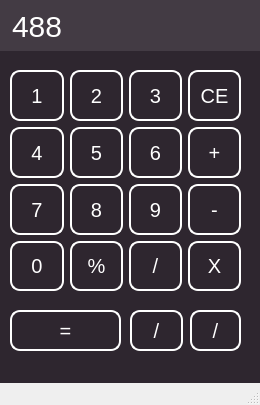
<?xml version="1.0" encoding="UTF-8"?>
<ui version="4.0">
 <class>MainWindow</class>
 <widget class="QMainWindow" name="MainWindow">
  <property name="geometry">
   <rect>
    <x>0</x>
    <y>0</y>
    <width>260</width>
    <height>405</height>
   </rect>
  </property>
  <property name="minimumSize">
   <size>
    <width>260</width>
    <height>405</height>
   </size>
  </property>
  <property name="maximumSize">
   <size>
    <width>260</width>
    <height>405</height>
   </size>
  </property>
  <property name="windowTitle">
   <string>MainWindow</string>
  </property>
  <property name="styleSheet">
   <string notr="true">#centralwidget{
background:#2e262f;
}</string>
  </property>
  <widget class="QWidget" name="centralwidget">
   <widget class="QLineEdit" name="Dis">
    <property name="geometry">
     <rect>
      <x>0</x>
      <y>0</y>
      <width>261</width>
      <height>51</height>
     </rect>
    </property>
    <property name="styleSheet">
     <string notr="true">#Dis{
	padding:10px;
	width:100%;
	border:red solid 1px;
	font-size:30px;
	background:#433b44;
	color:white;
}</string>
    </property>
    <property name="text">
     <string>488</string>
    </property>
   </widget>
   <widget class="QFrame" name="Nums_2">
    <property name="geometry">
     <rect>
      <x>10</x>
      <y>70</y>
      <width>231</width>
      <height>221</height>
     </rect>
    </property>
    <property name="styleSheet">
     <string notr="true">#Nums_2 QPushButton{
	width:50px;
	height:50px;
	border-radius:10px;
	color:white;
	border:2px solid white; 
	font-size:20px;
}
#Nums_2 QPushButton:hover{
	width:50px;
	height:50px;
	border-radius:10px;
	color:#2e262f;
	background-color:white;
	font-size:20px;
	transition:3s;
}

</string>
    </property>
    <layout class="QGridLayout" name="Nums">
     <property name="leftMargin">
      <number>0</number>
     </property>
     <property name="topMargin">
      <number>0</number>
     </property>
     <property name="rightMargin">
      <number>0</number>
     </property>
     <property name="bottomMargin">
      <number>0</number>
     </property>
     <property name="spacing">
      <number>6</number>
     </property>
     <item row="1" column="1">
      <widget class="QPushButton" name="pushButton_6">
       <property name="text">
        <string>5</string>
       </property>
      </widget>
     </item>
     <item row="2" column="0">
      <widget class="QPushButton" name="pushButton">
       <property name="text">
        <string>7</string>
       </property>
      </widget>
     </item>
     <item row="0" column="3">
      <widget class="QPushButton" name="pushButton_10">
       <property name="styleSheet">
        <string notr="true"/>
       </property>
       <property name="text">
        <string>CE</string>
       </property>
      </widget>
     </item>
     <item row="3" column="0">
      <widget class="QPushButton" name="pushButton_13">
       <property name="text">
        <string>0</string>
       </property>
      </widget>
     </item>
     <item row="3" column="2">
      <widget class="QPushButton" name="pushButton_15">
       <property name="text">
        <string>/</string>
       </property>
      </widget>
     </item>
     <item row="2" column="2">
      <widget class="QPushButton" name="pushButton_9">
       <property name="text">
        <string>9</string>
       </property>
      </widget>
     </item>
     <item row="1" column="3">
      <widget class="QPushButton" name="pushButton_11">
       <property name="text">
        <string>+</string>
       </property>
      </widget>
     </item>
     <item row="2" column="3">
      <widget class="QPushButton" name="pushButton_12">
       <property name="text">
        <string>-</string>
       </property>
      </widget>
     </item>
     <item row="2" column="1">
      <widget class="QPushButton" name="pushButton_8">
       <property name="text">
        <string>8</string>
       </property>
      </widget>
     </item>
     <item row="3" column="3">
      <widget class="QPushButton" name="pushButton_16">
       <property name="text">
        <string>X</string>
       </property>
      </widget>
     </item>
     <item row="0" column="2">
      <widget class="QPushButton" name="pushButton_2">
       <property name="text">
        <string>3</string>
       </property>
      </widget>
     </item>
     <item row="0" column="1">
      <widget class="QPushButton" name="pushButton_3">
       <property name="text">
        <string>2</string>
       </property>
      </widget>
     </item>
     <item row="1" column="0">
      <widget class="QPushButton" name="pushButton_5">
       <property name="text">
        <string>4</string>
       </property>
      </widget>
     </item>
     <item row="0" column="0">
      <widget class="QPushButton" name="pushButton_4">
       <property name="text">
        <string>1</string>
       </property>
      </widget>
     </item>
     <item row="1" column="2">
      <widget class="QPushButton" name="pushButton_7">
       <property name="text">
        <string>6</string>
       </property>
      </widget>
     </item>
     <item row="3" column="1">
      <widget class="QPushButton" name="pushButton_14">
       <property name="text">
        <string>%</string>
       </property>
      </widget>
     </item>
    </layout>
   </widget>
   <widget class="QPushButton" name="pushButton_17">
    <property name="geometry">
     <rect>
      <x>10</x>
      <y>310</y>
      <width>111</width>
      <height>41</height>
     </rect>
    </property>
    <property name="styleSheet">
     <string notr="true"> QPushButton{
	width:50px;
	height:50px;
	border-radius:10px;
	color:white;
	border:2px solid white; 
	font-size:20px;
}
 QPushButton:hover{
	width:50px;
	height:50px;
	border-radius:10px;
	color:#2e262f;
	background-color:white;
	font-size:20px;
	transition:3s;
}

</string>
    </property>
    <property name="text">
     <string>=</string>
    </property>
   </widget>
   <widget class="QPushButton" name="pushButton_18">
    <property name="geometry">
     <rect>
      <x>130</x>
      <y>310</y>
      <width>53</width>
      <height>41</height>
     </rect>
    </property>
    <property name="styleSheet">
     <string notr="true"> QPushButton{
	width:50px;
	height:50px;
	border-radius:10px;
	color:white;
	border:2px solid white; 
	font-size:20px;
} QPushButton:hover{
	width:50px;
	height:50px;
	border-radius:10px;
	color:#2e262f;
	background-color:white;
	font-size:20px;
	transition:3s;
}

</string>
    </property>
    <property name="text">
     <string>/</string>
    </property>
   </widget>
   <widget class="QPushButton" name="pushButton_19">
    <property name="geometry">
     <rect>
      <x>190</x>
      <y>310</y>
      <width>51</width>
      <height>41</height>
     </rect>
    </property>
    <property name="styleSheet">
     <string notr="true">QPushButton{
	width:50px;
	height:50px;
	border-radius:10px;
	color:white;
	border:2px solid white; 
	font-size:20px;
}
 QPushButton:hover{
	width:50px;
	height:50px;
	border-radius:10px;
	color:#2e262f;
	background-color:white;
	font-size:20px;
	transition:3s;
}

</string>
    </property>
    <property name="text">
     <string>/</string>
    </property>
   </widget>
  </widget>
  <widget class="QMenuBar" name="menubar">
   <property name="geometry">
    <rect>
     <x>0</x>
     <y>0</y>
     <width>260</width>
     <height>21</height>
    </rect>
   </property>
  </widget>
  <widget class="QStatusBar" name="statusbar"/>
 </widget>
 <resources/>
 <connections/>
</ui>
